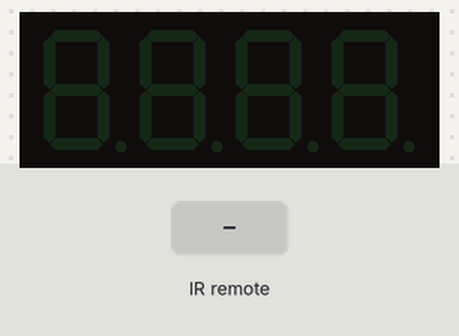
A sketch run on a simulated Arduino Uno, built with avr-gcc and run on an emulated ATmega328P. On the bench: 4-digit seven-segment display. The test bench sets the inputs (shaded band). The local clock reads 2024-03-15 10:24:30 at power-on unless the sketch sets it; what the sketch prints to the serial monitor is not drawn.

Above: at 3.7 s.
3.8 s: infrared code 0x182D received
At 5.9 s:
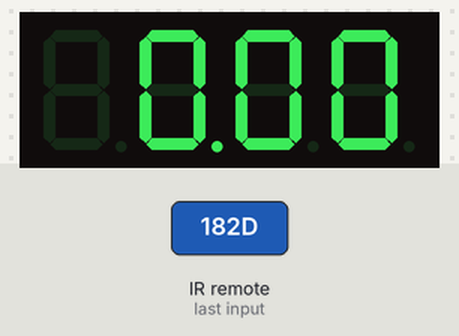
Timing chart, 0 to 7.4 s (numbered marks = the images above; inputs shaded):
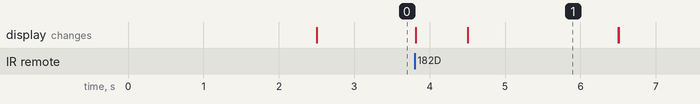

Measured:
- after the input at 3.8 s, the display: changes at once (image 1)

The sketch:

4Digit7SegmentClock.ino
```cpp
#include <RTClib.h>
#include <SevSeg.h>
#include <IRremote.h>

int RECV_PIN = A1;
byte numDigits = 4;
byte digitPins[] = {10, 11, 12, 13}; //posizione nel display: 1,2,3,4
byte segmentPins[] = {2, 3, 4, 5, 6, 7, 8, 9}; //Segmenti: A,B,C,D,E,F,G, PuntoBasso


IRrecv irrecv(RECV_PIN);
decode_results results;
RTC_DS1307 rtc; //Instantiate a rtc element
SevSeg sevseg; //Instantiate a seven segment controller object

int updateTime = 2000;
unsigned long timenow = 0;
int updateTimeIr = 100;
unsigned long timenowIr = 0;
bool state = false;

void setup(){

  Serial.begin(9600);
  sevseg.begin(COMMON_CATHODE, numDigits, digitPins, segmentPins);
  sevseg.setBrightness(10);


  if(!rtc.begin()){
    Serial.print("Errore nell'inizializzazione dell'orologio");
    return;
  }
  if(!rtc.isrunning()){
    rtc.adjust(DateTime(F(__DATE__), F(__TIME__)));
  }

  irrecv.enableIRIn();

  delay(2500);
}

void loop(){
  int value;
  if( millis() > timenowIr + updateTimeIr ){
    timenowIr = millis();
    if (irrecv.decode(&results)){
      value=results.value;
      if(value == 0x182D || value == 0x102D){
        state = !state;
      }
      irrecv.resume();
    }
  }
  int orario;
  if( millis() > timenow + updateTime){
    timenow = millis();
    DateTime now = rtc.now();
    int o= now.hour();
    int ore = o*100;
    int minuti = now.minute();
    orario = ore+minuti;
    Serial.println(" - Ora Aggiornata");
    Serial.print(state);
  }
  if(state){
    sevseg.setNumber(orario,2);
    sevseg.refreshDisplay();
  }
  else{
    sevseg.blank();
  }
}
```
